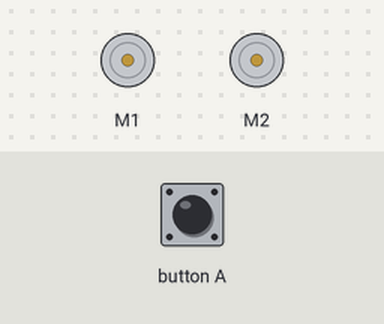
Recording of a program running on a simulated BBC micro:bit (MakeCode). Parts: 2 × DC motor (green arrow = forward, orange = backward, longer = faster). The test bench sets the inputs (shaded band).

Above: at 1.2 s.
1.3 s: button A pressed for 0.15 s
Timing chart, 0 to 13.4 s (numbered marks = the images above; inputs shaded):
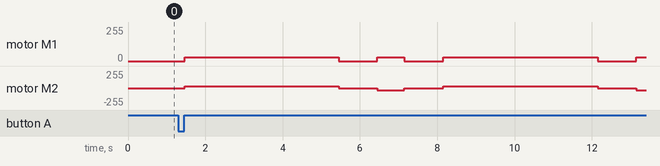

Measured:
- after the input at 1.3 s, motor M1: goes forward 30/255 4.0 s, stopped 1.0 s, forward 30/255 0.70 s, stopped 1.0 s, forward 30/255 4.0 s, stopped 1.0 s, then forward 30/255, starting after 0.17 s; motor M2: stopped → forward 30/255 after 0.17 s, → stopped 4.0 s later, → backward 30/255 1.0 s later, → stopped 0.70 s later, … (7 changes in this stretch)

The program:

main.ts
```typescript
input.onButtonPressed(Button.A, function () {
    maqueen.motorRun(maqueen.Motors.All, maqueen.Dir.CW, 30)
    basic.pause(4000)
    maqueen.motorStop(maqueen.Motors.All)
    basic.pause(1000)
    maqueen.motorRun(maqueen.Motors.M1, maqueen.Dir.CW, 30)
    maqueen.motorRun(maqueen.Motors.M2, maqueen.Dir.CCW, 30)
    basic.pause(700)
    maqueen.motorStop(maqueen.Motors.All)
    basic.pause(1000)
    maqueen.motorRun(maqueen.Motors.All, maqueen.Dir.CW, 30)
    basic.pause(4000)
    maqueen.motorStop(maqueen.Motors.All)
    basic.pause(1000)
    maqueen.motorRun(maqueen.Motors.M1, maqueen.Dir.CW, 30)
    maqueen.motorRun(maqueen.Motors.M2, maqueen.Dir.CCW, 30)
    basic.pause(700)
    maqueen.motorStop(maqueen.Motors.All)
    basic.pause(1000)
    maqueen.motorRun(maqueen.Motors.All, maqueen.Dir.CW, 30)
    basic.pause(4000)
    maqueen.motorStop(maqueen.Motors.All)
    basic.pause(1000)
    maqueen.motorRun(maqueen.Motors.M1, maqueen.Dir.CW, 30)
    maqueen.motorRun(maqueen.Motors.M2, maqueen.Dir.CCW, 30)
    basic.pause(700)
    maqueen.motorStop(maqueen.Motors.All)
    basic.pause(1000)
    maqueen.motorRun(maqueen.Motors.All, maqueen.Dir.CW, 30)
    basic.pause(4000)
    maqueen.motorStop(maqueen.Motors.All)
})
```

test.ts
```typescript
// tests gaan hier; deze zal niet worden gecompileerd wanneer dit pakket wordt gebruikt als extensie.
```
